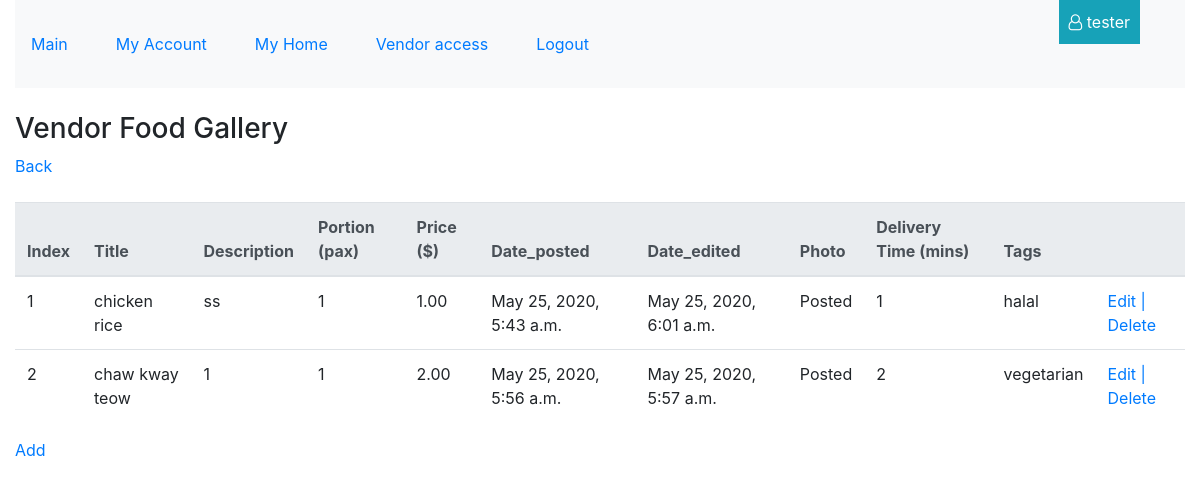
Page /vendor/profiles/2/food_gallery (signed in) on the committed database.
### food/models.py (models this page shows, shortened)
class Food(models.Model):
    vendor = models.ForeignKey(Vendor, null=False, blank=False, on_delete=models.CASCADE)
    tag = models.ManyToManyField(Tag)
    title = models.CharField(max_length=100, null=False, blank=False)
    description = models.TextField(null=False, blank=False)
    portion = models.PositiveSmallIntegerField( validators=[MinValueValidator(1), MaxValueValidator(99)] , default=1, null=False, blank=False )
    price = models.DecimalField(max_digits=8, decimal_places=2, null=False, blank=False)
    date_posted = models.DateTimeField(auto_now_add=True)
    date_edited = models.DateTimeField(auto_now_add=True)
    delivery_time = models.DecimalField(max_digits=3, decimal_places=0, null=False, blank=False)
    image = ImageField(blank=True, manual_crop="")

class Tag(models.Model):
    title = models.CharField(max_length=100, null=False, blank=False)
    def __str__(self):
        return self.title

### food/views.py (the view)
# urls.py: path('profiles/<vendor_profile_id>/food_gallery', food.views.view_vendor_food_gallery, name='view_vendor_food_gallery_route'),
@login_required
def view_vendor_food_gallery(request, vendor_profile_id):
    vendor_food_gallery = Food.objects.filter(vendor__id=vendor_profile_id)
    return render(request, "food/vendor_food_gallery.html", {
        "foods": vendor_food_gallery,
        "vendor_profile_id": vendor_profile_id
    })

### food/templates/food/vendor_food_gallery.html (shortened to what this page needs)
{% extends 'base_template.html' %}
{%block content%}
<br>
<h3> Vendor Food Gallery </h3>
<a href="{% url 'view_vendor_profiles_route' %}"> Back </a>
<br><br>
<table class="table table-hover table-responsive-lg">
    <thead class="thead-light">
        <th> Index </th>
        <th> Title </th>
        <th> Description </th>
        <th> Portion (pax) </th>
        <th> Price ($) </th>
        <th> Date_posted </th>
        <th> Date_edited </th>
        <th> Photo </th>
        <th> Delivery Time (mins) </th>
        <th> Tags </th>
        <th> &nbsp; </th>
    </thead>
    {%for i in foods %}
    <tr>
        <td> {{forloop.counter}} </td>
        <td> {{i.title}} </td>
        <td> {{i.description}} </td>
        <td> {{i.portion}} </td>
        <td> {{i.price}} </td>
        <td> {{i.date_posted}} </td>
        <td> {{i.date_edited}} </td>
        <td> {% if i.image%} Posted {%else%} None{%endif%} </td>
        <td> {{i.delivery_time}} </td>
        <td> {%for j in i.tag.all%} {{j}} {%endfor%} </td>
        <td> <a href="{%url 'edit_vendor_food_route' vendor_profile_id=vendor_profile_id vendor_food_id=i.id %}" > Edit | </a>
            <a href="{%url 'delete_vendor_food_route' vendor_profile_id=vendor_profile_id vendor_food_id=i.id %}"> Delete </a> </td>
    </tr>
    {%endfor%}
</table>
<a href="{%url 'add_vendor_food_route' vendor_profile_id=vendor_profile_id %}"> Add </a>
{%endblock%}

### templates/base_template.html (shortened to what this page needs)
{% load static %}
<!doctype html>
<html lang="en">
  <head>
    <link rel="stylesheet" href="https://stackpath.bootstrapcdn.com/font-awesome/4.7.0/css/font-awesome.min.css">
    <link rel="stylesheet" href="https://stackpath.bootstrapcdn.com/bootstrap/4.5.0/css/bootstrap.min.css">
    <link rel="stylesheet" href="{% static 'style.css' %}">
  </head>
  <body>
    <header class="container-fluid">
        <nav class="navbar navbar-expand-lg navbar-light bg-light py-3">
            <div class="collapse navbar-collapse" id="navbarSupportedContent">
                <ul class="navbar-nav">
            {%if request.user.is_authenticated %}
                <li class="nav-item mr-5 my-3 "> <a href="{% url 'view_home_route' %}" >Main</a> </li>
                <li class="nav-item mr-5 my-3 "> <a href="{% url 'view_account_route' %}" >My Account</a> </li>
                <li class="nav-item mr-5 my-3 "> <a href="{% url 'index_route' %}"> My Home</a> </li>
                <li class="nav-item mr-5 my-3"> <a href="{% url 'view_vendor_profiles_route' %}"> Vendor access</a> </li>
                <li class="nav-item mr-5 my-3"> <a href="{% url 'account_logout' %}" > Logout</a> </li>
            {%else%}
                <li class="nav-item mr-5 my-3"> <a href="{% url 'account_signup' %}">Register</a> </li>
                <li class="nav-item mr-5 my-3"> <a href="{% url 'account_login' %}" >Login</a> </li>
            {%endif%}
                </ul>
            </div>
        </nav>
        {%if request.user.is_authenticated %}
        <div id="show-username" class="bg-info"> <i class="fa fa-user-o" aria-hidden="true"></i> {{request.user.username}}  </div>
        {%endif%}
    </header>
    <div class="container-fluid">
    {%block content%} {%endblock%}
    </div>
  </body>
</html>

### static/style.css (style rules this page uses)
body { background-color:white; }
a { text-decoration:none !important; }
#show-username { min-width:80px; position:absolute; top:0; right:5%; padding: 10px; color: white; }

### rows in the picture
Food: title "chicken rice", description "ss", portion "1", price "1.00", date_posted "May 25, 2020, 5:43 a.m.", date_edited "May 25, 2020, 6:01 a.m.", shows "Posted", delivery_time "1"
Tag: title "halal"
Food: title "chaw kway teow", description "1", portion "1", price "2.00", date_posted "May 25, 2020, 5:56 a.m.", date_edited "May 25, 2020, 5:57 a.m.", shows "Posted", delivery_time "2"
Tag: title "vegetarian"

### other values in the picture
{{ request.user.username }} "tester"
